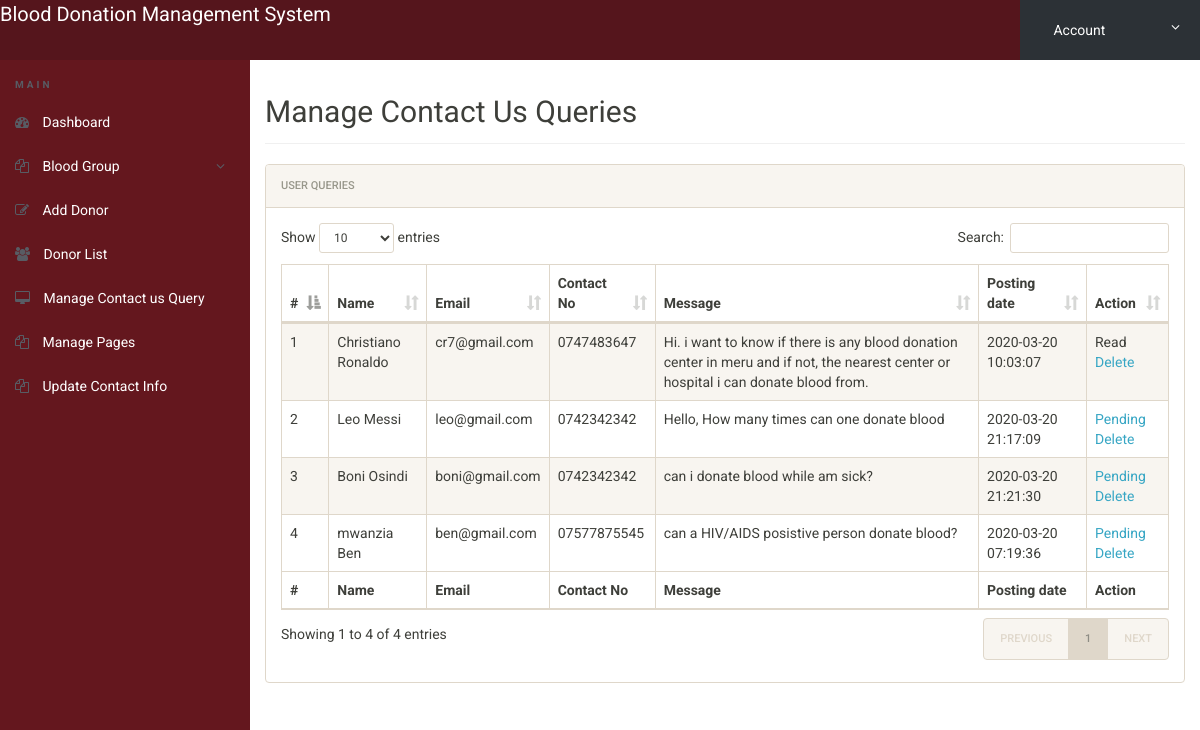
/BDMS/admin/manage-conactusquery.php (signed in), run on the app's committed database.
### tables this page shows
CREATE TABLE IF NOT EXISTS `tblcontactusquery` (
  `id` int(11) NOT NULL PRIMARY KEY,
  `name` varchar(100) DEFAULT NULL,
  `EmailId` varchar(120) DEFAULT NULL,
  `ContactNumber` char(11) DEFAULT NULL,
  `Message` longtext,
  `PostingDate` timestamp NOT NULL DEFAULT CURRENT_TIMESTAMP,
  `status` int(11) DEFAULT NULL
);

### BDMS/admin/manage-conactusquery.php (the view, shortened to what this page needs)
<?php
include('includes/config.php');
if(strlen($_SESSION['alogin'])==0)
	{
header('location:index.php');
}
else{
 ?>
<!doctype html>
<html lang="en" class="no-js">
<head>
	<link rel="stylesheet" href="css/font-awesome.min.css">
	<link rel="stylesheet" href="css/bootstrap.min.css">
	<link rel="stylesheet" href="css/dataTables.bootstrap.min.css">
	<link rel="stylesheet" href="css/bootstrap-social.css">
	<link rel="stylesheet" href="css/bootstrap-select.css">
	<link rel="stylesheet" href="css/fileinput.min.css">
	<link rel="stylesheet" href="css/awesome-bootstrap-checkbox.css">
	<link rel="stylesheet" href="css/style.css">
</head>
<body>
	<?php include('includes/header.php');?>
	<div class="ts-main-content">
		<?php include('includes/leftbar.php');?>
		<div class="content-wrapper">
			<div class="container-fluid">
				<div class="row">
					<div class="col-md-12">
						<h2 class="page-title">Manage Contact Us Queries</h2>
						<div class="panel panel-default">
							<div class="panel-heading">User queries</div>
							<div class="panel-body">
								<table id="zctb" class="display table table-striped table-bordered table-hover" cellspacing="0" width="100%">
									<thead>
										<tr>
										<th>#</th>
											<th>Name</th>
											<th>Email</th>
											<th>Contact No</th>
											<th>Message</th>
											<th>Posting date</th>
											<th>Action</th>
										</tr>
									</thead>
									<tfoot>
										<tr>
										<th>#</th>
											<th>Name</th>
											<th>Email</th>
											<th>Contact No</th>
											<th>Message</th>
											<th>Posting date</th>
											<th>Action</th>
										</tr>
									</tfoot>
									<tbody>
									<?php $sql = "SELECT * from  tblcontactusquery ";
$query = $dbh -> prepare($sql);
$query->execute();
$results=$query->fetchAll(PDO::FETCH_OBJ);
$cnt=1;
if($query->rowCount() > 0)
{
foreach($results as $result)
{				?>
										<tr>
											<td><?php echo htmlentities($cnt);?></td>
											<td><?php echo htmlentities($result->name);?></td>
											<td><?php echo htmlentities($result->EmailId);?></td>
											<td><?php echo htmlentities($result->ContactNumber);?></td>
											<td><?php echo htmlentities($result->Message);?></td>
											<td><?php echo htmlentities($result->PostingDate);?></td>
																<?php if($result->status==1)
{
	?><td>Read<br />
		<a href="manage-conactusquery.php?del=<?php echo htmlentities($result->id);?>" onclick="return confirm('Do you really want to read')" >Delete</a></td>
<?php } else {?>
<td><a href="manage-conactusquery.php?eid=<?php echo htmlentities($result->id);?>" onclick="return confirm('Do you really want to read')" >Pending</a><br />
	<a href="manage-conactusquery.php?eid=<?php echo htmlentities($result->id);?>" onclick="return confirm('Do you really want to read')" >Delete</a>
</td>
<?php } ?>
										</tr>
										<?php $cnt=$cnt+1; }} ?>
									</tbody>
								</table>
							</div>
						</div>
					</div>
				</div>
			</div>
		</div>
	</div>
</body>
</html>
<?php } ?>

### BDMS/admin/css/style.css (style rules this page uses)
html { font-size: 14px; }
@media only screen and (min-width: 480px) { html { font-size: 17px; } }
@media only screen and (min-width: 768px) { html { font-size: 14px; } }
body { font-size: 1em; }
a { color: #37a6c4; }
.panel { overflow: hidden; }
.page-title { padding-bottom: 15px; margin-bottom: 20px; border-bottom: 1px solid #f0f0f0; }
.ts-main-content .content-wrapper { padding-top: 15px; margin-top: 60px; }
@media only screen and (min-width: 992px) { .ts-main-content .content-wrapper { margin-left: 250px; } }

### data on the page
tblcontactusquery: name "Christiano Ronaldo", EmailId "cr7@gmail.com", ContactNumber "0747483647", Message "Hi. i want to know if there is any blood donation center in meru and if not, the nearest center or hospital i can donate blood from.", PostingDate "2020-03-20 10:03:07"
tblcontactusquery: name "Leo Messi", EmailId "leo@gmail.com", ContactNumber "0742342342", Message "Hello, How many times can one donate blood", PostingDate "2020-03-20 21:17:09"
tblcontactusquery: name "Boni Osindi", EmailId "boni@gmail.com", ContactNumber "0742342342", Message "can i donate blood while am sick?", PostingDate "2020-03-20 21:21:30"
tblcontactusquery: name "mwanzia Ben", EmailId "ben@gmail.com", ContactNumber "07577875545", Message "can a HIV/AIDS posistive person donate blood?", PostingDate "2020-03-20 07:19:36"
